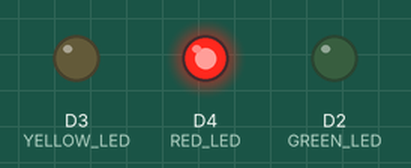
Simulated run of this sketch. Board: ESP8266 (NodeMCU). Shown: output pins drawn as LEDs (lit = HIGH).

Above: at 0.5 s.
At 1.5 s:
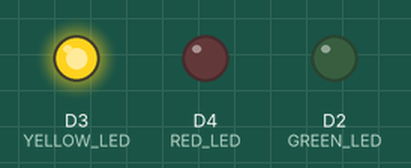
At 5.5 s:
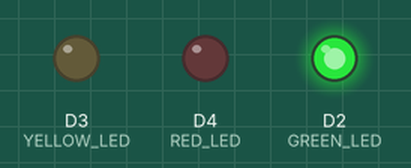
Timing chart, 0 to 6.9 s (numbered marks = the images above):
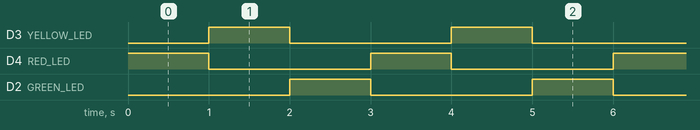

Measured:
- by itself, D3 (YELLOW_LED), D4 (RED_LED), D2 (GREEN_LED): alternates HIGH for 1.0 s and LOW for 2.0 s
- by itself, everything shown: repeats every 3.0 s, in 3 steps

The sketch:

firstArduino.ino
```cpp
#define RED_LED D4
#define YELLOW_LED D3
#define GREEN_LED D2

#define LED_ON 1
#define LED_OFF 0

void setup() {
  // put your setup code here, to run once:
  pinMode(RED_LED,OUTPUT);
  pinMode(YELLOW_LED,OUTPUT);
  pinMode(GREEN_LED,OUTPUT);

}

void loop() {
  // put your main code here, to run repeatedly:
  redLedOn();
  delay(1000);
  yellowLedOn();
  delay(1000);
  greenLedOn();
  delay(1000);
}

void redLedOn()
{
    digitalWrite(RED_LED,HIGH);
  digitalWrite(YELLOW_LED,LOW);
  digitalWrite(GREEN_LED,LOW);
}

void yellowLedOn()
{
  digitalWrite(RED_LED,LOW);
  digitalWrite(YELLOW_LED,HIGH);
  digitalWrite(GREEN_LED,LOW);
}

void greenLedOn()
{
  digitalWrite(RED_LED,LOW);
  digitalWrite(YELLOW_LED,LOW);
  digitalWrite(GREEN_LED,HIGH);

}
```
